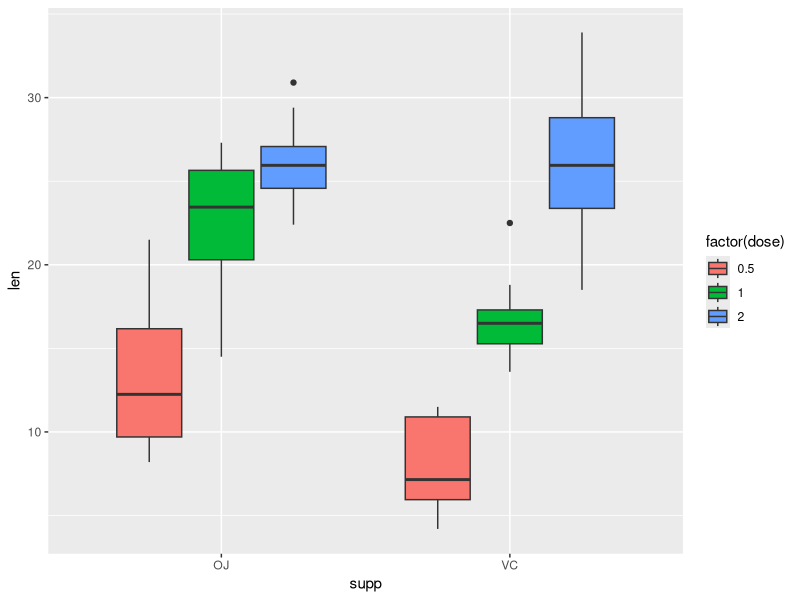

The R source for this figure:
## ---- chunk 1
knitr::opts_chunk$set(echo = TRUE)
## ---- chunk 2
# These are the first 5 lines of the dataset
head(ToothGrowth)

# The dimensions of the data set:
dim(ToothGrowth)

## ---- chunk 3
summary(ToothGrowth)
table(ToothGrowth$supp, ToothGrowth$dose)
## ---- chunk 4
library(ggplot2)
m <- ggplot(ToothGrowth, aes(x = supp, y = len, fill = factor(dose)))
m + geom_boxplot()
## ---- chunk 5
with(ToothGrowth, t.test(len[supp == "VC"], len[supp == "OJ"]))
pval <- with(ToothGrowth, t.test(len[supp == "VC"], len[supp == "OJ"]))$p.value
## ---- chunk 6
with(ToothGrowth, t.test(len[supp == "VC" & dose == 0.5], len[supp == "OJ" & dose == 0.5]))
pval <- c(pval, with(ToothGrowth, t.test(len[supp == "VC" & dose == 0.5], len[supp == "OJ" & dose == 0.5]))$p.value)
## ---- chunk 7
with(ToothGrowth, t.test(len[supp == "VC" & dose == 2], len[supp == "OJ" & dose == 2]))
pval <- c(pval, with(ToothGrowth, t.test(len[supp == "VC" & dose == 2], len[supp == "OJ" & dose == 2]))$p.value)
## ---- chunk 8
with(ToothGrowth, t.test(len[dose == 2], len[dose == 1]))
pval <- c(pval, with(ToothGrowth, t.test(len[dose == 2], len[dose == 1]))$p.value)
## ---- chunk 9
with(ToothGrowth, t.test(len[supp == "OJ" & dose == 2], len[supp == "OJ" & dose == 1]))

pval <- c(pval, with(ToothGrowth, t.test(len[supp == "OJ" & dose == 2], len[supp == "OJ" & dose == 1]))$p.value)
## ---- chunk 10
pval

p.adjust(pval, method = "BH")
